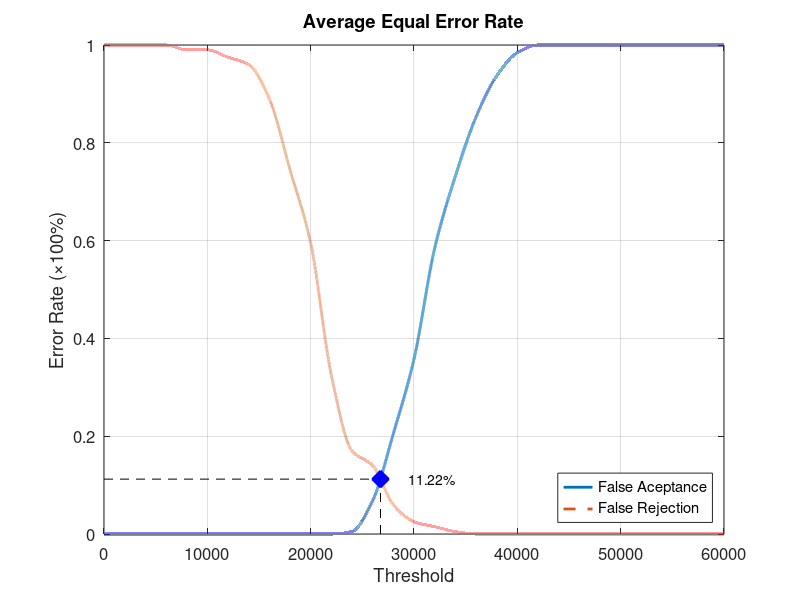
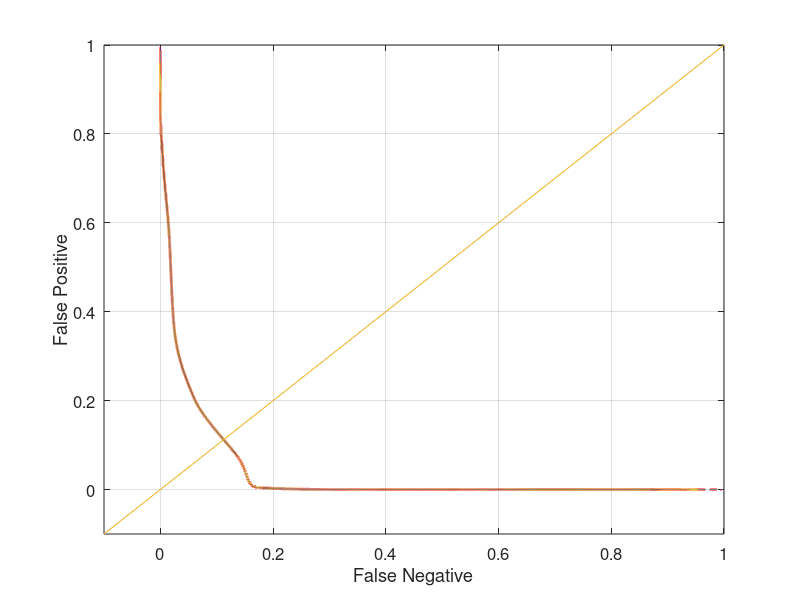

The MATLAB source for these figures, in order:
function yEER = Database2_3
close all;
clear;
clc;
x = 0:2000:60000;
xq = 0:0.5:60000;

y0 = [0 0 0 0 0 0 0 0 0 0 0 0 0.00526316 0.0684211 0.205263 0.357895 0.584211 0.731579 0.852632 0.936842 0.984211 1 1 1 1 1 1 1 1 1 1];
yy0 = interp1(x, y0, xq, 'pchip');
y1 = [1 1 1 1 0.99 0.99 0.975 0.96 0.89 0.745 0.595 0.325 0.17 0.14 0.06 0.025 0.015 0.005 0 0 0 0 0 0 0 0 0 0 0 0 0];
yy1 = interp1(x, y1, xq, 'pchip');

% Calculating EER: 
y2 = abs(y0 - y1);
find(y2 == min(y2))
yy2 = abs(yy0 - yy1);
xEER = find(yy2 == min(yy2));
xEERIndex = xq(xEER) % X-axis EER
yEER = yy0(xEER) % Y-axis EER

main = figure
plot(xq, yy0,'-','LineWidth', 2);	hold on
plot(xq, yy1,'--','LineWidth', 2);	hold on
plot([xEERIndex xEERIndex], [0 yEER], 'k--');	hold on
plot([0 xEERIndex], [yEER yEER], 'k--');	hold on
plot(xEERIndex, yEER, 'bx', 'LineWidth', 10);	hold on
text(xEERIndex + 10 * xEERIndex / 100, yEER, [num2str(round((10000 * yEER)) / 100) '%'])
legend('False Aceptance', 'False Rejection', 'Location', 'SouthEast')
xlabel('Threshold')
ylabel('Error Rate (\times100%)')
title('Average Equal Error Rate')
set(gca, 'FontSize', 12)
axis([0 60000 0 1])
grid on

print(main, 'Database2_3Main', '-dpng');
FNRxFPR = figure('Color', [1 1 1]);
plot(yy1, yy0, '-', yy1, yy0, 'LineWidth', 2);
hold on
y = -0.1:0.1:1
plot(y, y); 
set(gca, 'FontSize', 12)
xlabel('False Negative')
ylabel('False Positive')
axis([-0.1 1 -0.1 1])
set(gca, 'FontSize', 12)
grid on

print(FNRxFPR, 'Database2_3FNRxFPR','-dpng');
end
